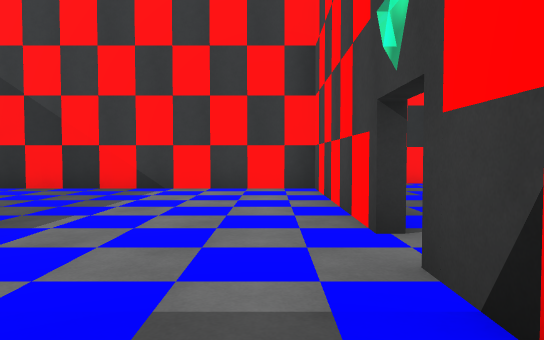
[1] (above)

16 first-person views from a walk through a 3-D level made in the Unity game engine. The camera is 1.3 m above the floor, tilts 2° down and sees 70° across. The floor is counted in squares, 2 m on a side. Each view is taken from the middle of a square. On the plan, view 1 faces up. The plan holds only what a view shows up to about 11 squares ahead; the rest is blank. The place goes on beyond the plan. The player is left out. Some animated figures are left out.

[2]
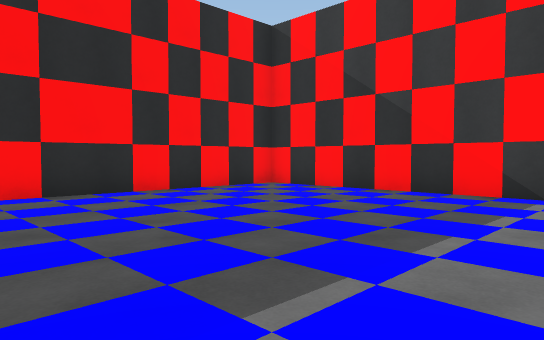

[3]
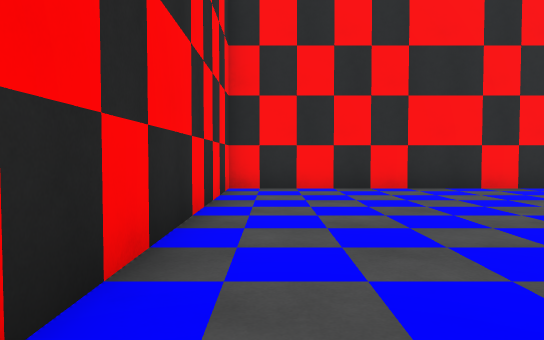

[4]
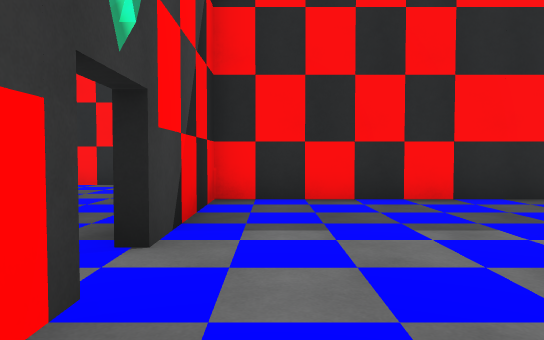

[5]
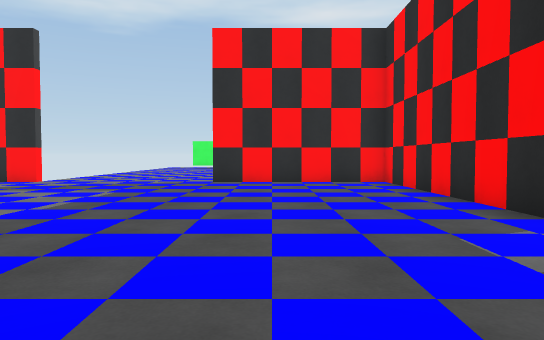

[6]
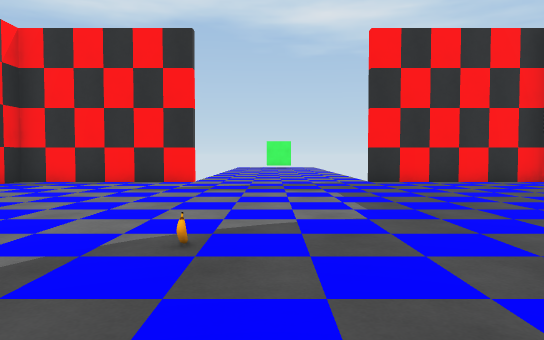

[7]
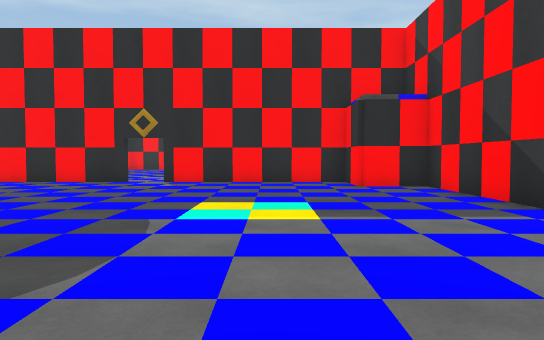

[8]
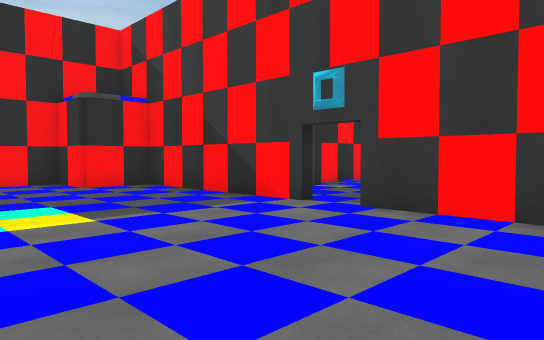

[9]
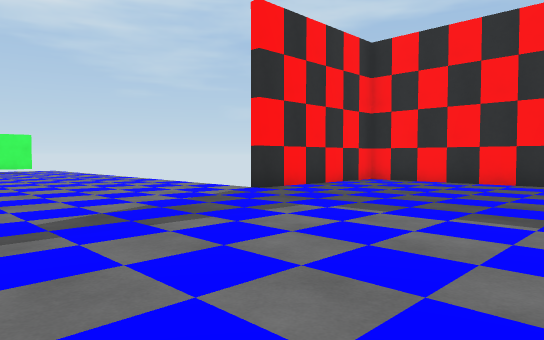

[10]
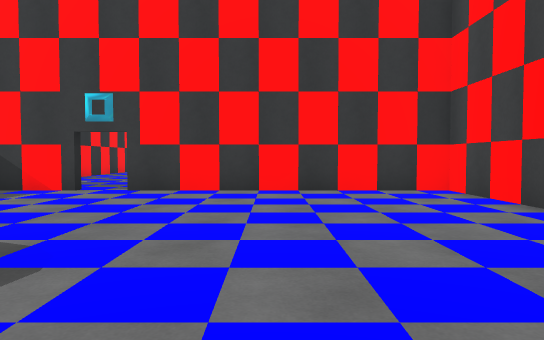

[11]
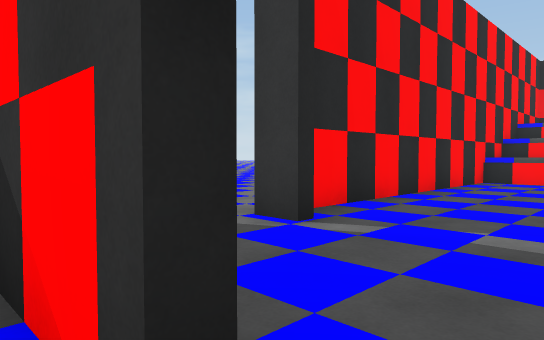

[12]
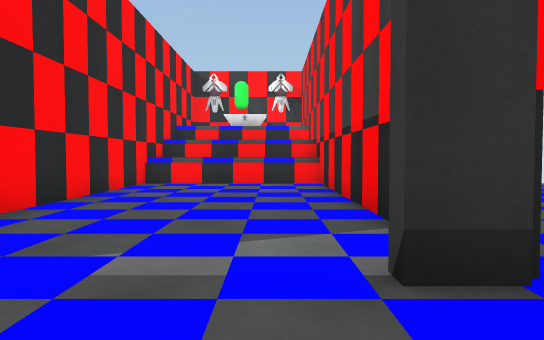

[13]
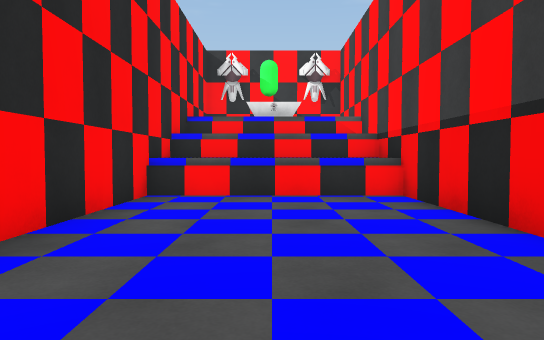

[14]
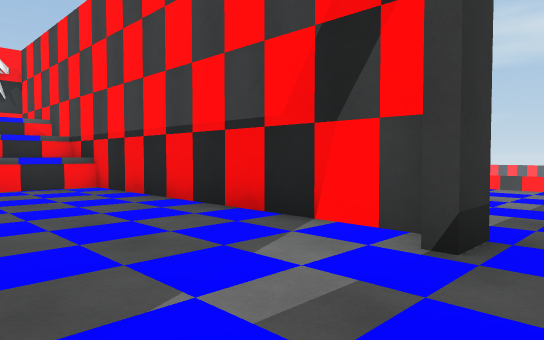

[15]
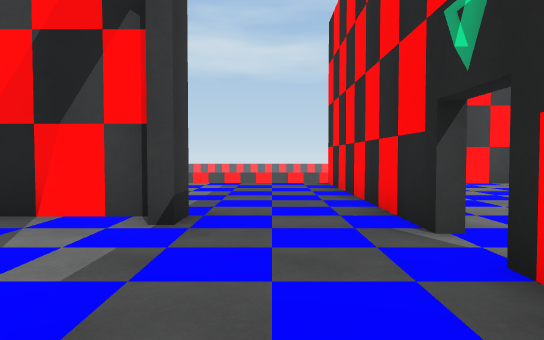

[16]
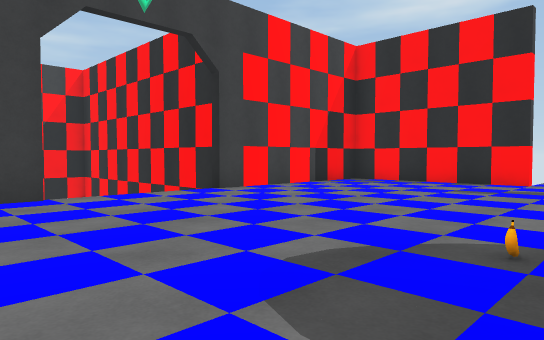

### Floor plan
Points are (right, up) in squares from view 1. A wall is a line through its corners. A room is listed if a view was taken in it or the views show most of it. See-through windows are left out.
Room 1 (views 1, 2, 3, 4)
walls: (0.9, 3.2) (0.9, 7.9) (-7.9, 7.9) (-7.9, -0.9) (0.9, -0.9) (0.9, 2.2)
ways out: opening at (1, 3) to room 2
Room 2 (views 5, 6, 7, 8, 9, 10, 11, 16)
walls: (14.4, 4.3) (14.4, 9.4) (8.3, 9.4); (15.3, 0.6) (16.6, 0.6); (9.9, -3.9) (14.4, -3.9) (14.4, 1.1); (7.4, 9.4) (2.6, 9.4) (2.6, 7.9) (1.1, 7.9) (1.1, 3.2); (1.1, 2.4) (1.1, -3.9) (5.5, -3.9)
ways out: opening at (1, 3) to room 1; opening at (8, 10) to room 3
objects: other object (9, 3)
Room 3 (views 12, 13, 14)
walls: (9.2, 12.3) (9.2, 20.9) (4.9, 20.9) (4.9, 12.8); (9.2, 19.4) (4.9, 19.4)
ways out: opening at (8, 10) to room 2; opening at (5, 11) to room 4; opening at (9, 11) to room 4
Room 4 (view 15)
walls: (5.5, 11.9) (4.7, 11.9); (9.5, 11.9) (8.6, 11.9); (8.3, 9.6) (14.4, 9.6)
ways out: opening at (5, 11) to room 3; opening at (9, 11) to room 3

Positions as (right, up) in squares from view 1, and headings:
1: (0, 0), facing up
2: (-1, 1), facing up-left
3: (0, 0), facing left
4: (0, 5), facing down
5: (4, 6), facing down
6: (8, 6), facing down
7: (11, 6), facing left
8: (11, 5), facing up-left
9: (11, 2), facing down-left
10: (11, 2), facing up
11: (8, 9), facing up-left
12: (8, 10), facing up
13: (7, 13), facing up
14: (6, 11), facing up-right
15: (5, 11), facing right
16: (8, 6), facing down-right
